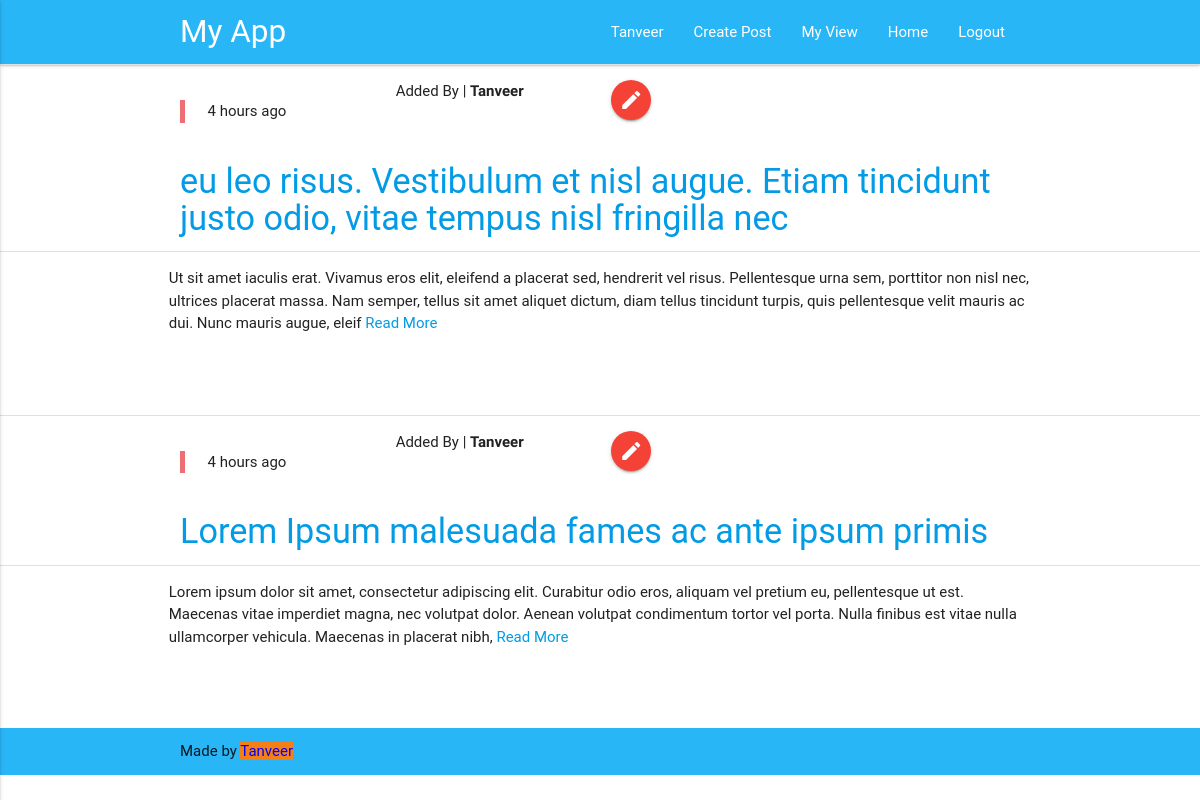
The app's page /my-post/ (signed in) with its own data.
### blat/models.py (models this page shows, shortened)
class Blat(models.Model):
	title = models.CharField(max_length=200)
	text = models.TextField()
	created_on = models.DateTimeField(auto_now_add=True)
	created_by= models.ForeignKey(User, on_delete=models.CASCADE)

### blat/views.py (the view)
# urls.py: path('my-post/', views.MyView.as_view(), name="myview"),
class MyView(IndexView):
	def get_queryset(self):
		return Blat.objects.filter(created_by=self.request.user.id).order_by('-created_on')[:20]
	@method_decorator(login_required)
	def dispatch(self, *args, **kwargs):
		return super(MyView, self).dispatch(*args, **kwargs)
	template_name  = 'blat/my_post.html'

### blat/templates/blat/my_post.html (shortened to what this page needs)
{% extends 'blat/base.html' %}
{% block content %}
{% load humanize %}
{% if blat_list %}
{% for blat in blat_list %}
	<div class="divider"> </div>
 	 <div class="container">
 	  <div class="row">
		<div class="section">
 		 <div class="col s3">
    		<blockquote>
   					<p >{{ blat.created_on|naturaltime }} </p>
   			</blockquote>
 		 </div>
		<div class="col s3">
        		 			Added By | <b> {{blat.created_by}} </b>
		</div>
         					{% if blat.created_by == user %}
 	 <div class="col s3">
	 				<a href="{% url 'editblat' blat.id %}" class="btn-floating btn-small waves-effect waves-light red">
              			<i class="large material-icons">mode_edit</i>
             		</a>
             	</div>
 							{% endif %}
   	</div>
  </div>
  			<h4> <a href="{% url 'detail' blat.pk %}"> {{ blat.title}} </a> </h4>
  	</div>
  <div class="divider">
  </div>
  <div class="container">
  	<div class="row">
		 	<p>   {{ blat.text|slice:":300" }} <a href="{% url 'detail' blat.pk %}">Read More </a> </p>
  	</div>
  </div>
  	<br><br>
					{% endfor %}
					{% else %}
						:-(
					{% endif %}
					{% endblock content %}

### blat/templates/blat/base.html (shortened to what this page needs)
{% load static %}
<!DOCTYPE html>
<html>
<head>
  <link href="{% static 'css/materialize.css' %}" type="text/css" rel="stylesheet" media="screen,projection"/>
  <link href="css/style.css" type="text/css" rel="stylesheet" media="screen,projection"/>
  <link rel="stylesheet" type="text/css" href="{% static 'css/style.css' %}">
</head>
<body>
  <nav class="light-blue lighten-1" role="navigation">
    <div class="nav-wrapper container"><a id="logo-container" href="{% url 'home' %}" class="brand-logo">My App</a>
      <ul class="right hide-on-med-and-down">
       {% if user.is_authenticated %}
        	<li><a href="{% url 'user_info'  %}"> {{user}} </a></li>
        	<li><a href="{% url 'newblat'%}">Create Post</a></li>
        	<li><a href="{% url 'myview' %}"> My View </a> </li>
        	<li><a href="{% url 'home' %}">Home</a></li>
        	<li><a href="{% url 'logout' %}?next=/"> Logout </a></li>
       {% else %}
       		<li> <a href="/login/?next=/">Log in </a></li>
       {% endif %}
      </ul>
    </div>
  </nav>
{% block content %}
{% endblock content %}
{% block footer %}
<footer class="light-blue lighten-1" role="navigation">
<div class="footer-copyright">
      <div class="container">
      Made by <span class="#f57f17 yellow darken-4"> <a href="{% url 'user_info' %}">{{user}} </a></span>
      </div>
    </div>
</footer>
{% endblock footer %}
</body>
</html>

### blat/static/css/style.css (style rules this page uses)
.footer-copyright { padding: 12px 0px 12px 0px; }
.footer-copyright a { color: blue; }

### records on screen
Blat: created_on "4 hours ago", created_by "Tanveer", title "eu leo risus. Vestibulum et nisl augue. Etiam tincidunt justo odio, vitae tempus nisl fringilla nec", text "Ut sit amet iaculis erat. Vivamus eros elit, eleifend a placerat sed, hendrerit vel risus. Pellentesque urna sem, porttitor non nisl nec, ultrices placerat massa. Nam semper, tellus sit amet aliquet dictum, diam tellus tincidunt turpis, quis pellentesque velit mauris ac dui. Nunc mauris augue, eleif"
Blat: created_on "4 hours ago", created_by "Tanveer", title "Lorem Ipsum malesuada fames ac ante ipsum primis", text "Lorem ipsum dolor sit amet, consectetur adipiscing elit. Curabitur odio eros, aliquam vel pretium eu, pellentesque ut est. Maecenas vitae imperdiet magna, nec volutpat dolor. Aenean volutpat condimentum tortor vel porta. Nulla finibus est vitae nulla ullamcorper vehicula. Maecenas in placerat nibh,"

### other values on screen
{{ user }} "Tanveer"
